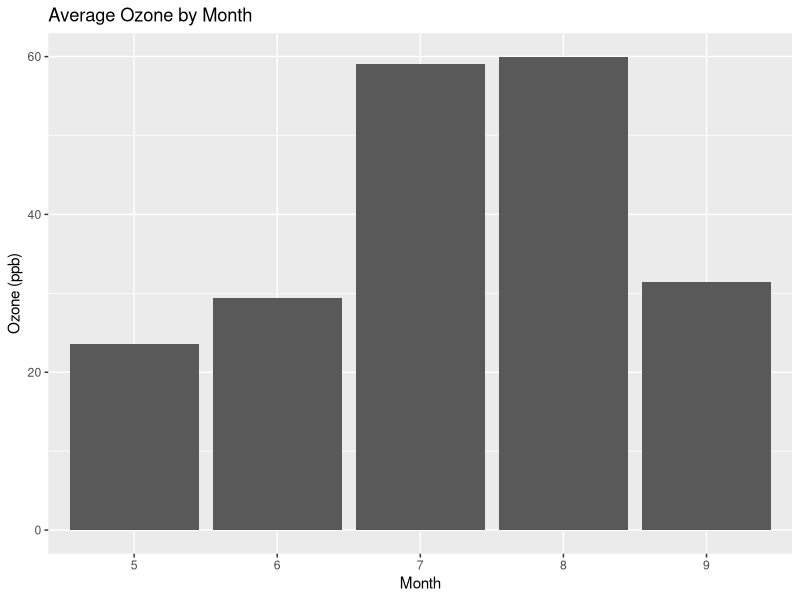
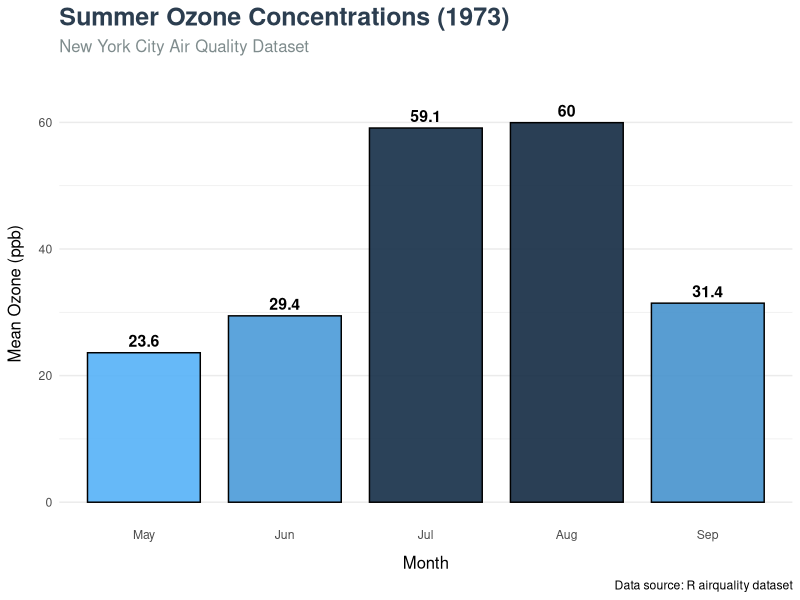
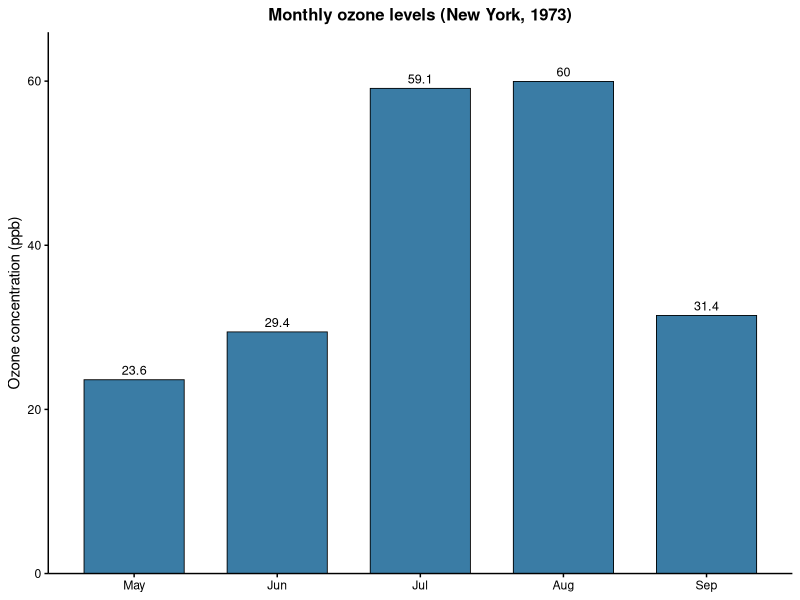
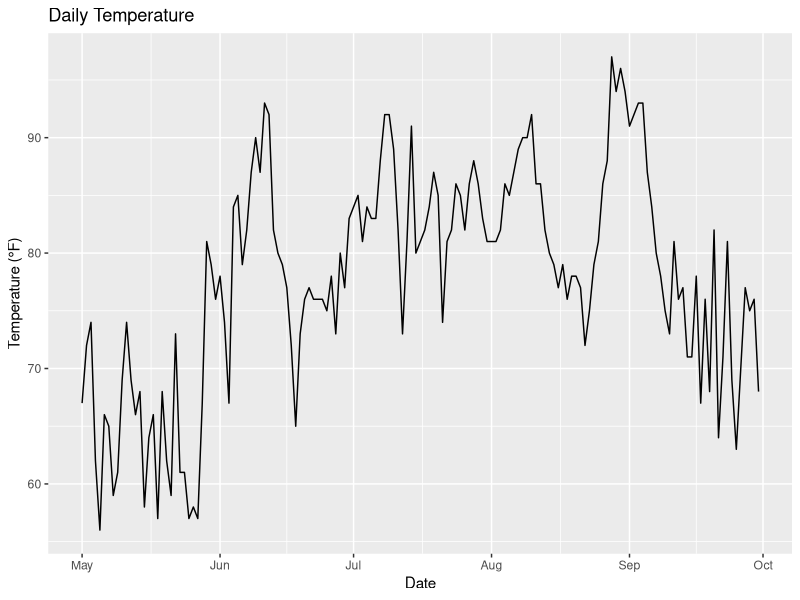
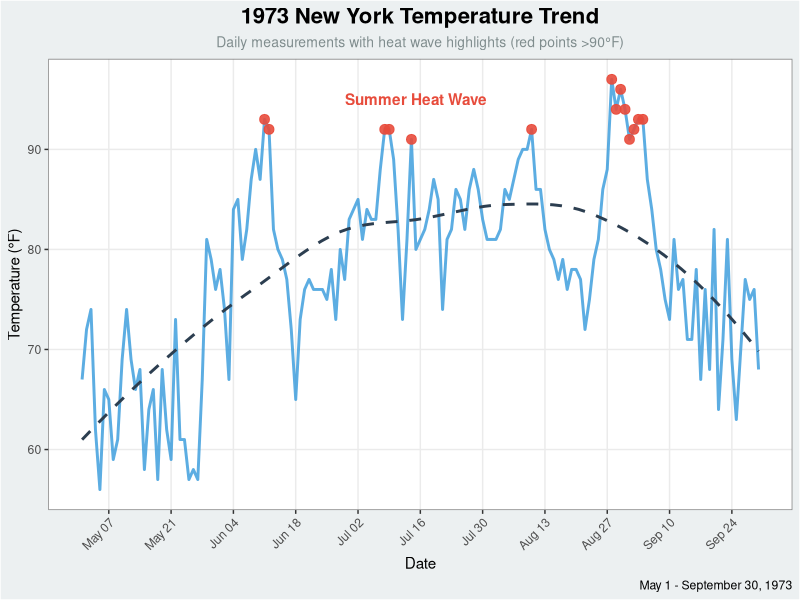
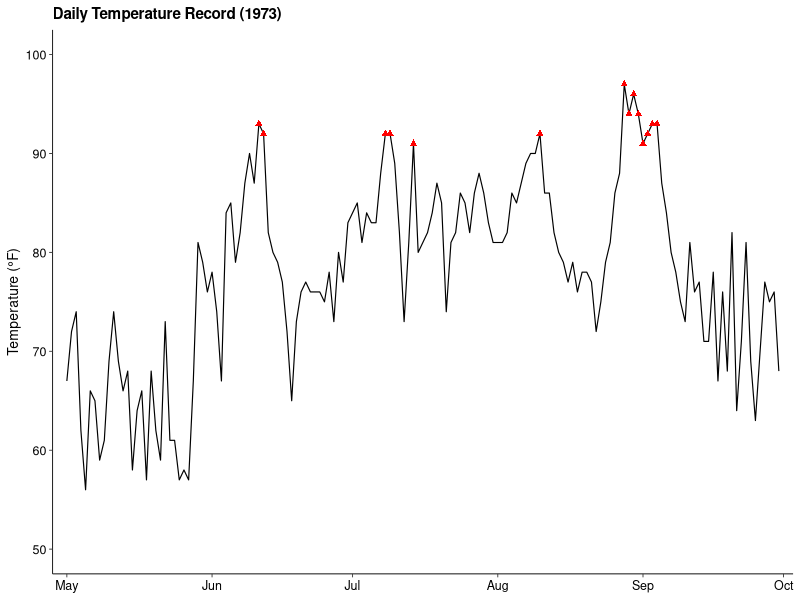
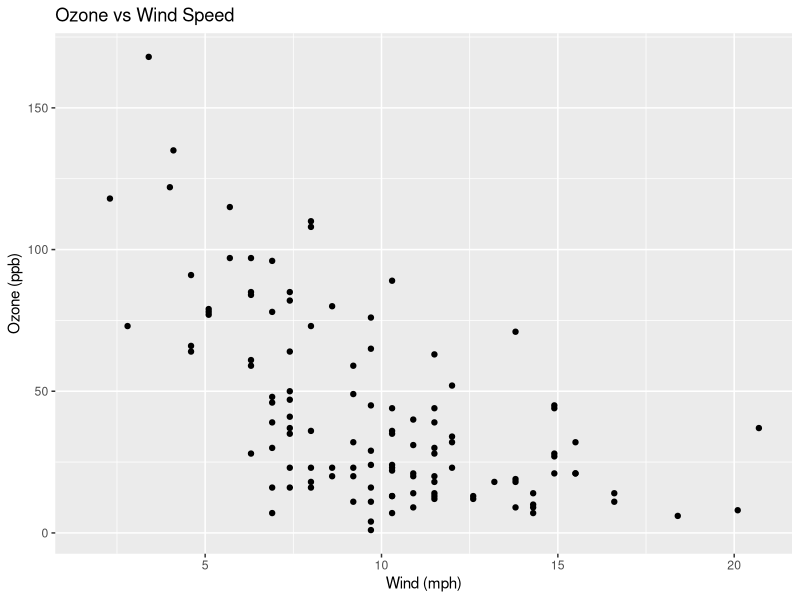
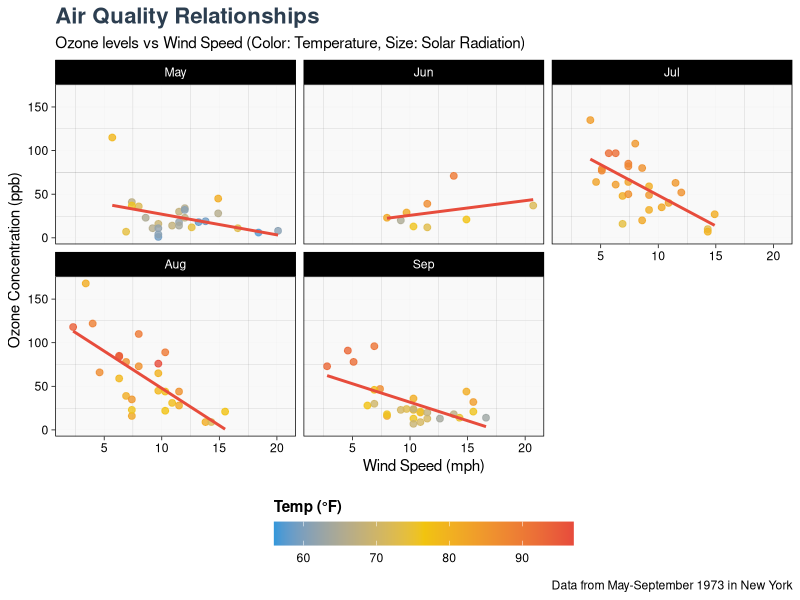

R code for these plots, in order:
## ---- chunk 1
library(tidyverse)
library(tidyr)
data(airquality)
## ---- chunk 2
head(airquality)
summary(airquality)
## ---- chunk 3
# Monthly ozone averages
monthly_ozone <- airquality %>%
  group_by(Month) %>%
  summarize(MeanOzone = mean(Ozone, na.rm = TRUE))

# Basic bar plot
ggplot(monthly_ozone, aes(x = factor(Month), y = MeanOzone)) +
  geom_bar(stat = "identity") +
  labs(title = "Average Ozone by Month", 
       x = "Month", y = "Ozone (ppb)")
## ---- chunk 4
ggplot(monthly_ozone, aes(x = factor(Month, labels = month.abb[5:9]), 
                          y = MeanOzone, 
                          fill = MeanOzone)) +
  geom_bar(stat = "identity", width = 0.8, color = "black", alpha = 0.9) +
  geom_text(aes(label = round(MeanOzone, 1)), vjust = -0.5, size = 4, fontface = "bold") +
  scale_fill_gradient(low = "#56B1F7", high = "#132B43", name = "Ozone Level") +
  labs(title = "Summer Ozone Concentrations (1973)",
       subtitle = "New York City Air Quality Dataset",
       x = "Month", y = "Mean Ozone (ppb)",
       caption = "Data source: R airquality dataset") +
  theme_minimal() +
  theme(
    plot.title = element_text(size = 18, face = "bold", color = "#2c3e50"),
    plot.subtitle = element_text(size = 12, color = "#7f8c8d"),
    axis.title.x = element_text(size = 12, margin = margin(t = 10)),
    axis.title.y = element_text(size = 12, margin = margin(r = 10)),
    panel.grid.major.x = element_blank(),
    legend.position = "none"
  ) +
  ylim(0, max(monthly_ozone$MeanOzone) * 1.1)
## ---- chunk 5
# Prepare data
monthly_ozone <- airquality %>%
  group_by(Month) %>%
  summarize(MeanOzone = mean(Ozone, na.rm = TRUE)) %>%
  mutate(Month = factor(Month, labels = month.abb[5:9]))

# Simplified publication plot
ggplot(monthly_ozone, aes(x = Month, y = MeanOzone)) +
  
  # Clean geometric elements
  geom_col(width = 0.7, fill = "#3a7ca5", color = "black", linewidth = 0.3) +
  geom_text(aes(label = round(MeanOzone, 1)), 
            vjust = -0.5, size = 3.2, color = "black") +
  
  # Minimal scaling
  scale_y_continuous(expand = expansion(mult = c(0, 0.1))) +
  
  # Essential labels
  labs(
    x = NULL,
    y = "Ozone concentration (ppb)",
    title = "Monthly ozone levels (New York, 1973)"
  ) +
  
  # Classic minimal theme
  theme_classic(base_size = 11) +
  theme(
    plot.title = element_text(size = 12, face = "bold", hjust = 0.5),
    axis.line = element_line(color = "black"),
    axis.text = element_text(color = "black"),
    axis.ticks = element_line(color = "black"),
    panel.background = element_rect(fill = "white"),
    plot.background = element_rect(fill = "white")
  )
## ---- chunk 6
# Create date variable
airquality$Date <- as.Date(paste(1973, airquality$Month, airquality$Day, sep = "-"))

# Basic line plot
ggplot(airquality, aes(x = Date, y = Temp)) +
  geom_line() +
  labs(title = "Daily Temperature", x = "Date", y = "Temperature (°F)")
## ---- chunk 7
ggplot(airquality, aes(x = Date, y = Temp)) +
  geom_line(color = "#3498db", linewidth = 1, alpha = 0.8) +
  geom_point(data = subset(airquality, Temp > 90), 
             color = "#e74c3c", size = 3, alpha = 0.9) +
  geom_smooth(method = "loess", se = FALSE, color = "#2c3e50", linetype = "dashed") +
  scale_x_date(date_labels = "%b %d", date_breaks = "2 weeks") +
  labs(title = "1973 New York Temperature Trend",
       subtitle = "Daily measurements with heat wave highlights (red points >90°F)",
       x = "Date", y = "Temperature (°F)",
       caption = "May 1 - September 30, 1973") +
  theme_bw() +
  theme(
    plot.title = element_text(size = 16, face = "bold", hjust = 0.5),
    plot.subtitle = element_text(size = 10, hjust = 0.5, color = "#7f8c8d"),
    panel.grid.minor = element_blank(),
    panel.border = element_rect(color = "gray50", fill = NA),
    plot.background = element_rect(fill = "#ecf0f1"),
    axis.text.x = element_text(angle = 45, hjust = 1)
  ) +
  annotate("text", x = as.Date("1973-07-15"), y = 95, 
           label = "Summer Heat Wave", color = "#e74c3c", fontface = "bold")
## ---- chunk 8
# Create proper Date using lubridate
airquality <- airquality %>%
  mutate(Date = ymd(paste(1973, Month, Day, sep = "-")))

# Publication-ready plot
ggplot(airquality, aes(x = Date, y = Temp)) +
  
  # Core plot elements
  geom_line(color = "black", linewidth = 0.4) +
  geom_point(
    data = ~ filter(., Temp > 90), 
    color = "red", 
    size = 1.5, 
    shape = 17
  ) +
  
  # Lubridate-powered date formatting
  scale_x_date(
    name = NULL,
    date_breaks = "1 month",
    date_labels = "%b",
    expand = expansion(mult = 0.02)
  ) +
  
  scale_y_continuous(
    name = "Temperature (°F)",
    limits = c(50, 100),
    breaks = seq(50, 100, by = 10)
  ) +
  
  labs(
    title = "Daily Temperature Record (1973)"
  ) +
  
  theme_classic(base_size = 10) +
  theme(
    plot.title = element_text(size = 11, face = "bold", hjust = 0, margin = margin(b = 5)),
    axis.line = element_line(linewidth = 0.3),
    axis.ticks = element_line(linewidth = 0.3),
    axis.text = element_text(color = "black", size = 9),
    plot.margin = margin(5, 5, 5, 5)
  )
## ---- chunk 9
# Basic scatter plot
ggplot(airquality, aes(x = Wind, y = Ozone)) +
  geom_point() +
  labs(title = "Ozone vs Wind Speed", x = "Wind (mph)", y = "Ozone (ppb)")
## ---- chunk 10
ggplot(airquality, aes(x = Wind, y = Ozone, color = Temp, size = Solar.R)) +
  geom_point(alpha = 0.8, size = 2) +
  geom_smooth(method = "lm", se = FALSE, color = "#e74c3c") +
  scale_color_gradientn(colors = c("#3498db", "#f1c40f", "#e74c3c"),
                        name = "Temp (°F)") +
  scale_size_continuous(range = c(2, 8), name = "Solar Radiation") +
  labs(title = "Air Quality Relationships",
       subtitle = "Ozone levels vs Wind Speed (Color: Temperature, Size: Solar Radiation)",
       x = "Wind Speed (mph)", y = "Ozone Concentration (ppb)",
       caption = "Data from May-September 1973 in New York") +
  theme_linedraw() +
  theme(
    legend.position = "bottom",
    legend.box = "horizontal",
    legend.title = element_text(face = "bold"),
    plot.title = element_text(size = 16, face = "bold", color = "#2c3e50"),
    panel.grid.major = element_line(color = "gray90"),
    panel.background = element_rect(fill = "#f9f9f9")
  ) +
  guides(
    color = guide_colorbar(barwidth = 15, title.position = "top"),
    size = guide_legend(nrow = 1, title.position = "top")
  ) +
  facet_wrap(~Month, labeller = labeller(Month = setNames(month.abb[5:9], 5:9)))
## ---- chunk 11
# Publication-ready scatterplot
ggplot(airquality, aes(x = Wind, y = Ozone)) +
  
  # Core plot elements
  geom_point(
    aes(color = Temp, size = Solar.R),
    alpha = 0.7,
    shape = 16
  ) +
  geom_smooth(
    method = "lm",
    formula = y ~ x,
    se = FALSE,
    color = "black",
    linewidth = 0.5,
    linetype = "dashed"
  ) +
  
  # Clean scaling
  scale_color_gradient(
    low = "#0571b0",
    high = "#ca0020",
    name = "Temperature (°F)",
    guide = guide_colorbar(
      barwidth = unit(3, "cm"),
      title.position = "top"
    )
  ) +
  scale_size_continuous(
    range = c(1, 5),
    name = "Solar Radiation (lang)",
    breaks = c(100, 200, 300),
    guide = guide_legend(
      title.position = "top",
      nrow = 1
    )
  ) +
  
  # Minimal labels
  labs(
    x = "Wind Speed (mph)",
    y = "Ozone Concentration (ppb)",
    title = "Ozone-Wind Relationship by Month"
  ) +
  
  # Facet styling
  facet_wrap(
    ~Month,
    ncol = 3,
    labeller = labeller(Month = setNames(month.abb[5:9], 5:9))
  ) +
  
  # Publication theme
  theme_minimal(base_size = 10) +
  theme(
    panel.grid.minor = element_blank(),
    panel.grid.major = element_line(linewidth = 0.2, color = "grey90"),
    strip.background = element_rect(fill = "grey95", color = NA),
    strip.text = element_text(face = "bold", size = 9),
    legend.position = "bottom",
    legend.box = "horizontal",
    legend.spacing.x = unit(0.5, "cm"),
    plot.title = element_text(face = "bold", hjust = 0.5, size = 11),
    axis.title = element_text(size = 9),
    panel.spacing = unit(0.8, "lines")
  )
## ---- chunk 12
# Prepare heatmap data
heat_data <- airquality %>%
  group_by(Month, Day) %>%
  summarize(MeanTemp = mean(Temp, na.rm = TRUE))

# Basic heatmap
ggplot(heat_data, aes(x = Day, y = factor(Month), fill = MeanTemp)) +
  geom_tile() +
  labs(title = "Daily Temperature Heatmap")
## ---- chunk 13
ggplot(heat_data, aes(x = Day, y = factor(Month, labels = month.abb[5:9]), fill = MeanTemp)) +
  geom_tile(color = "white", linewidth = 0.3) +
  scale_fill_gradientn(colors = c("#4575b4", "#ffffbf", "#d73027"), 
                      name = "Temp (°F)") +
  scale_x_continuous(breaks = seq(1, 31, 5)) +
  labs(title = "1973 Temperature Patterns",
       subtitle = "Daily temperatures by month",
       x = "Day of Month", y = "Month") +
  coord_fixed(ratio = 0.8) +
  theme_minimal() +
  theme(
    plot.title = element_text(face = "bold", size = 16, hjust = 0.5),
    plot.subtitle = element_text(hjust = 0.5, color = "#7f8c8d"),
    axis.text = element_text(size = 10),
    legend.position = "right",
    panel.grid = element_blank()
  )
## ---- chunk 14
ggplot(airquality, aes(x = factor(Month, labels = month.abb[5:9]), y = Ozone, fill = factor(Month))) +
  geom_violin(alpha = 0.7, trim = FALSE) +
  geom_boxplot(width = 0.2, fill = "white", alpha = 0.7, outlier.color = "red") +
  scale_fill_brewer(palette = "Set2", name = "Month") +
  labs(title = "Ozone Distribution by Month",
       subtitle = "Violin plots show distribution density, boxplots show quartiles",
       x = "Month", y = "Ozone (ppb)") +
  theme_bw() +
  theme(
    plot.title = element_text(face = "bold", size = 16),
    legend.position = "none",
    panel.grid.major.x = element_blank(),
    axis.text.x = element_text(size = 11, face = "bold")
  ) +
  stat_summary(fun = mean, geom = "point", shape = 18, size = 3, color = "black") +
  annotate("text", x = 3, y = 150, label = "Red points = outliers\nDiamond = mean", 
           color = "#2c3e50", size = 3.5)
## ---- chunk 15
# Create temperature category
airquality <- airquality %>%
  mutate(TempCategory = cut(Temp, breaks = c(0, 70, 80, 100),
         TempCategory = factor(TempCategory, 
                              labels = c("Cool (<70°F)", "Mild (70-80°F)", "Warm (>80°F)"))))

ggplot(airquality, aes(x = Wind, y = Solar.R, color = Ozone)) +
  geom_point(alpha = 0.8, size = 3) +
  geom_smooth(method = "lm", se = FALSE, color = "red") +
  scale_color_gradient(low = "blue", high = "red", name = "Ozone Level") +
  labs(title = "Solar Radiation vs Wind Speed",
       subtitle = "Faceted by temperature ranges",
       x = "Wind Speed (mph)", y = "Solar Radiation (lang)") +
  facet_wrap(~TempCategory, ncol = 2) +
  theme_bw() +
  theme(
    strip.background = element_rect(fill = "#2c3e50"),
    strip.text = element_text(color = "white", face = "bold"),
    panel.spacing = unit(1, "lines"),
    legend.position = "bottom"
  ) +
  guides(color = guide_colorbar(barwidth = 15, title.position = "top"))
